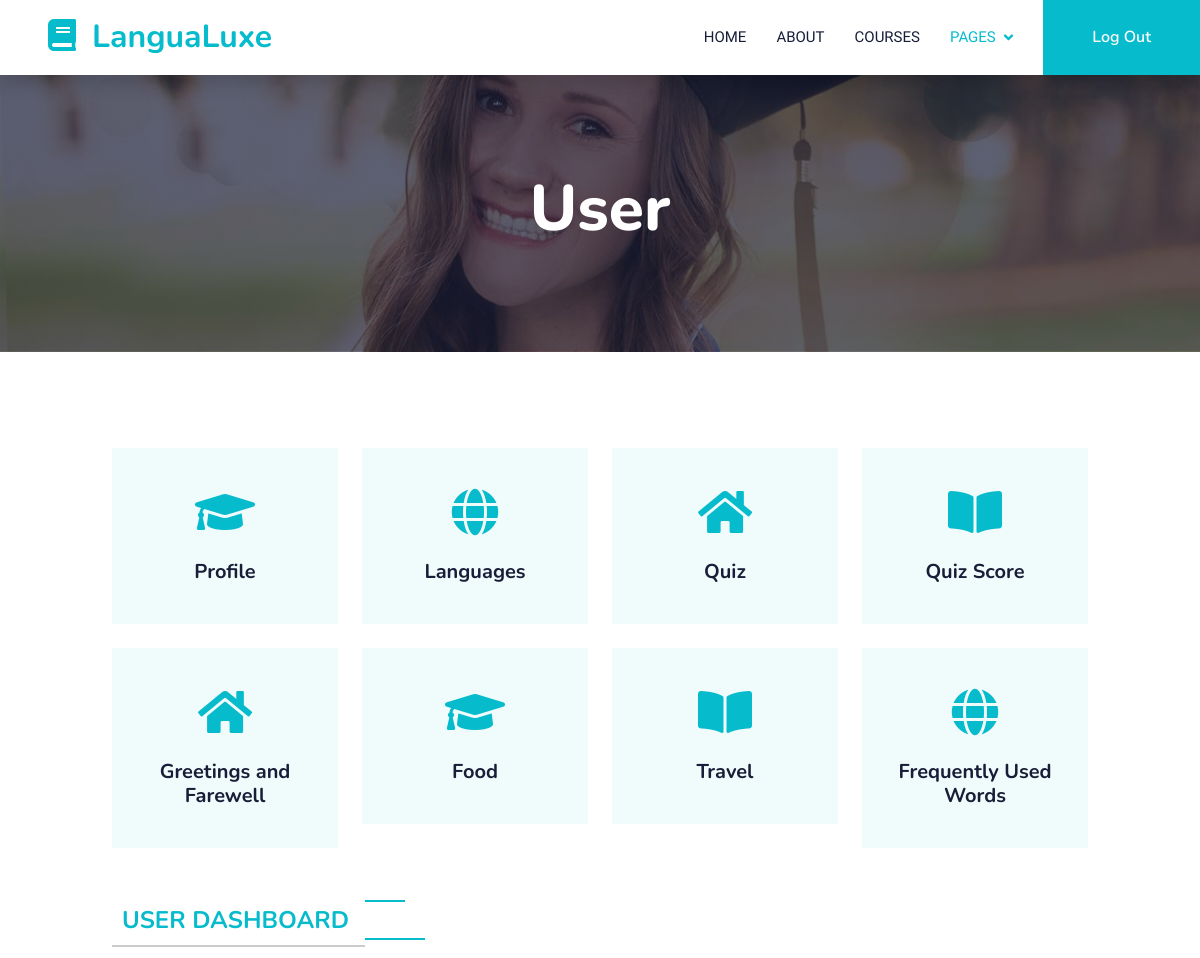
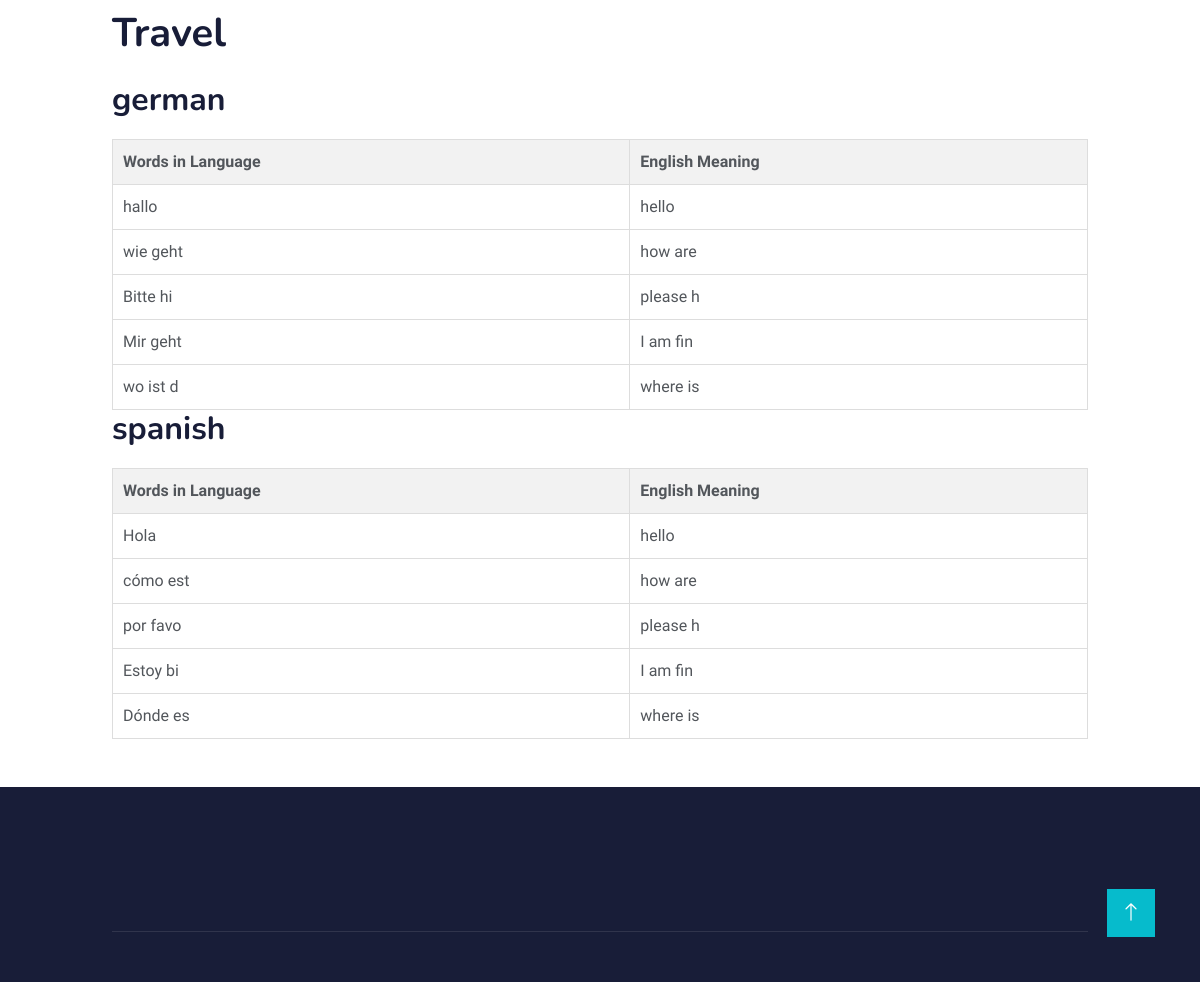
/LanguageLearning/Travel1.php (signed in), run on the app's committed database (2 pictures, top to bottom).
### tables this page shows
CREATE TABLE language (
    `language_id` VARCHAR(6),
    `language` VARCHAR(7),
    PRIMARY KEY (`language_id`)
);

CREATE TABLE travel (
    `quiz_id` VARCHAR(5),
    `language_id` VARCHAR(6),
    `words_in_language` VARCHAR(8),
    `english_meaning` VARCHAR(8),
    PRIMARY KEY (`quiz_id`, `language_id`),
    FOREIGN KEY (`language_id`) REFERENCES `language`(`language_id`) ON DELETE CASCADE
);

### LanguageLearning/Travel1.php (the view, shortened to what this page needs)
<!DOCTYPE html>
<html lang="en">
<head>
    <link href="https://cdnjs.cloudflare.com/ajax/libs/font-awesome/5.10.0/css/all.min.css" rel="stylesheet">
    <link href="https://cdn.jsdelivr.net/npm/bootstrap-icons@1.4.1/font/bootstrap-icons.css" rel="stylesheet">
    <link href="lib/animate/animate.min.css" rel="stylesheet">
    <link href="lib/owlcarousel/assets/owl.carousel.min.css" rel="stylesheet">
    <link href="css/bootstrap.min.css" rel="stylesheet">
    <link href="css/style.css" rel="stylesheet">
    <link rel="stylesheet" type="text/css" href="admin.css">
</head>
<body>
    <nav class="navbar navbar-expand-lg bg-white navbar-light shadow sticky-top p-0">
        <a href="index.html" class="navbar-brand d-flex align-items-center px-4 px-lg-5">
            <h2 class="m-0 text-primary"><i class="fa fa-book me-3"></i>LanguaLuxe</h2>
        </a>
        <div class="collapse navbar-collapse" id="navbarCollapse">
            <div class="navbar-nav ms-auto p-4 p-lg-0">
                <a href="index.php" class="nav-item nav-link">Home</a>
                <a href="about.html" class="nav-item nav-link">About</a>
                <a href="courses.html" class="nav-item nav-link">Courses</a>
                <div class="nav-item dropdown">
                    <a href="#" class="nav-link dropdown-toggle active" data-bs-toggle="dropdown">Pages</a>
                </div>
            </div>
            <a href="logout.php" class="btn btn-primary py-4 px-lg-5 d-none d-lg-block">Log Out</a>
        </div>
    </nav>
    <div class="container-fluid bg-primary py-5 mb-5 page-header">
        <div class="container py-5">
            <div class="row justify-content-center">
                <div class="col-lg-10 text-center">
                    <h1 class="display-3 text-white animated slideInDown">User</h1>
                </div>
            </div>
        </div>
    </div>
    <div class="container-xxl py-5">
        <div class="container">
            <div class="row g-4">
                <div class="col-lg-3 col-sm-6 wow fadeInUp" data-wow-delay="0.1s">
                    <div class="service-item text-center pt-3">
                        <div class="p-4">
                            <i class="fa fa-3x fa-graduation-cap text-primary mb-4"></i>
                            <a href="Userhome.php"><h5 class="mb-3">Profile</h5></a>
                        </div>
                    </div>
                </div>
                <div class="col-lg-3 col-sm-6 wow fadeInUp" data-wow-delay="0.3s">
                    <div class="service-item text-center pt-3">
                        <div class="p-4">
                            <i class="fa fa-3x fa-globe text-primary mb-4"></i>
                            <a href="Languages1.php"><h5 class="mb-3">Languages</h5></a>
                        </div>
                    </div>
                </div>
                <div class="col-lg-3 col-sm-6 wow fadeInUp" data-wow-delay="0.5s">
                    <div class="service-item text-center pt-3">
                        <div class="p-4">
                            <i class="fa fa-3x fa-home text-primary mb-4"></i>
                            <a href="Quiz1.php"><h5 class="mb-3">Quiz</h5></a>
                        </div>
                    </div>
                </div>
                <div class="col-lg-3 col-sm-6 wow fadeInUp" data-wow-delay="0.7s">
                    <div class="service-item text-center pt-3">
                        <div class="p-4">
                            <i class="fa fa-3x fa-book-open text-primary mb-4"></i>
                            <a href=""><h5 class="mb-3">Quiz Score</h5></a>
                        </div>
                    </div>
                </div>
                <div class="col-lg-3 col-sm-6 wow fadeInUp" data-wow-delay="0.5s">
                    <div class="service-item text-center pt-3">
                        <div class="p-4">
                            <i class="fa fa-3x fa-home text-primary mb-4"></i>
                            <a href="Greetings1.php"><h5 class="mb-3">Greetings and Farewell</h5></a>
                        </div>
                    </div>
                </div>
                <div class="col-lg-3 col-sm-6 wow fadeInUp" data-wow-delay="0.11s">
                    <div class="service-item text-center pt-3">
                        <div class="p-4">
                            <i class="fa fa-3x fa-graduation-cap text-primary mb-4"></i>
                            <a href="Food1.php"><h5 class="mb-3">Food</h5></a>
                        </div>
                    </div>
                </div>
                <div class="col-lg-3 col-sm-6 wow fadeInUp" data-wow-delay="0.9s">
                    <div class="service-item text-center pt-3">
                        <div class="p-4">
                            <i class="fa fa-3x fa-book-open text-primary mb-4"></i>
                            <a href="Travel.php"><h5 class="mb-3">Travel</h5></a>
                        </div>
                    </div>
                </div>
                <div class="col-lg-3 col-sm-6 wow fadeInUp" data-wow-delay="0.8s">
                    <div class="service-item text-center pt-3">
                        <div class="p-4">
                            <i class="fa fa-3x fa-globe text-primary mb-4"></i>
                            <a href="Frequent1.php"><h5 class="mb-3">Frequently Used Words</h5></a>
                        </div>
                    </div>
                </div>
            </div>
        </div>
    </div>
<?php
include("config.php");
$email = $_SESSION['email'];
$userLanguagesQuery = "SELECT l.language_id, l.language FROM user_lang ul
                    JOIN user u ON ul.userid = u.userid
                    JOIN Language l ON ul.language_id = l.language_id
                    WHERE u.email = '$email'";
$userLanguagesResult = $conn->query($userLanguagesQuery);
if ($userLanguagesResult->num_rows > 0) {
    ?>
    <div class="container">
        <h6 class="section-title bg-white text-start text-primary pe-3">User Dashboard</h6>
        <h1 class="mb-4">Travel</h1>
        <?php
        while ($userLanguage = $userLanguagesResult->fetch_assoc()) {
            $userLanguageID = $userLanguage['language_id'];
            $userLanguageName = $userLanguage['language'];
            $travelQuery = "SELECT * FROM travel WHERE language_id = '$userLanguageID'";
            $travelResult = $conn->query($travelQuery);
            echo "<h2>{$userLanguageName}</h2>";
            if ($travelResult->num_rows > 0) {
                echo "<table>";
                echo "<tr><th>Words in Language</th><th>English Meaning</th></tr>";
                while ($row = $travelResult->fetch_assoc()) {
                    echo "<tr>";
                    echo "<td>{$row['words_in_language']}</td>";
                    echo "<td>{$row['english_meaning']}</td>";
                    echo "</tr>";
                }
                echo "</table>";
            } else {
                echo "<p>No travel entries found for {$userLanguageName}</p>";
            }
        }
        ?>
    </div>
<?php
} else {
    echo "<div class='container'><p>User has not selected any languages.</p></div>";
}
?>
    <div class="container-fluid bg-dark text-light footer pt-5 mt-5 wow fadeIn" data-wow-delay="0.1s">
        <div class="container py-5">
            <div class="row g-5">
            </div>
        </div>
        <div class="container">
            <div class="copyright">
            </div>
        </div>
    </div>
    <a href="#" class="btn btn-lg btn-primary btn-lg-square back-to-top"><i class="bi bi-arrow-up"></i></a>
</body>
</html>

### LanguageLearning/css/style.css (style rules this page uses)
:root { --primary: #06BBCC; --light: #F0FBFC; --dark: #181d38; }
.back-to-top { position: fixed; display: none; right: 45px; bottom: 45px; z-index: 99; }
.btn { font-family: 'Nunito', sans-serif; font-weight: 600; transition: .5s; }
.btn.btn-primary, .btn.btn-secondary { color: #FFFFFF; }
.btn-lg-square { width: 48px; height: 48px; }
.btn-square, .btn-sm-square, .btn-lg-square { padding: 0; display: flex; align-items: center; justify-content: center; font-weight: normal; border-radius: 0px; }
.navbar .dropdown-toggle::after { border: none; content: "\f107"; font-family: "Font Awesome 5 Free"; font-weight: 900; vertical-align: middle; margin-left: 8px; }
.navbar-light .navbar-nav .nav-link { margin-right: 30px; padding: 25px 0; color: #FFFFFF; font-size: 15px; text-transform: uppercase; outline: none; }
.navbar-light .navbar-nav .nav-link:hover, .navbar-light .navbar-nav .nav-link.active { color: var(--primary); }
.navbar-light .navbar-brand, .navbar-light a.btn { height: 75px; }
.navbar-light .navbar-nav .nav-link { color: var(--dark); font-weight: 500; }
.navbar-light.sticky-top { top: -100px; transition: .5s; }
.page-header { background: linear-gradient(rgba(24, 29, 56, .7), rgba(24, 29, 56, .7)), url(../img/carousel-1.jpg); background-position: center center; background-repeat: no-repeat; background-size: cover; }
.section-title { position: relative; display: inline-block; text-transform: uppercase; }
.section-title::before { position: absolute; content: ""; width: calc(100% + 80px); height: 2px; top: 4px; left: -40px; background: var(--primary); z-index: -1; }
.section-title::after { position: absolute; content: ""; width: calc(100% + 120px); height: 2px; bottom: 5px; left: -60px; background: var(--primary); z-index: -1; }
.section-title.text-start::before { width: calc(100% + 40px); left: 0; }
.section-title.text-start::after { width: calc(100% + 60px); left: 0; }
.service-item { background: var(--light); transition: .5s; }
.service-item * { transition: .5s; }
.footer .copyright { padding: 25px 0; font-size: 15px; border-top: 1px solid rgba(256, 256, 256, .1); }

### LanguageLearning/admin.css (style rules this page uses)
.container { max-width: 1000px; margin: 0 auto; }
.section-title { padding: 10px; margin-bottom: 20px; font-size: 24px; font-weight: bold; border-bottom: 2px solid #ccc; }
table { width: 100%; border-collapse: collapse; margin-top: 20px; }
table th, table td { border: 1px solid #ddd; padding: 10px; text-align: left; }
table th { background-color: #f2f2f2; }
.mb-4 { margin-bottom: 20px; }

### data on the page
language: language "german"
travel: words_in_language "hallo", english_meaning "hello"
travel: words_in_language "wie geht", english_meaning "how are"
travel: words_in_language "Bitte hi", english_meaning "please h"
travel: words_in_language "Mir geht", english_meaning "I am fin"
travel: words_in_language "wo ist d", english_meaning "where is"
language: language "spanish"
travel: words_in_language "Hola", english_meaning "hello"
travel: words_in_language "cómo est", english_meaning "how are"
travel: words_in_language "por favo", english_meaning "please h"
travel: words_in_language "Estoy bi", english_meaning "I am fin"
travel: words_in_language "Dónde es", english_meaning "where is"
